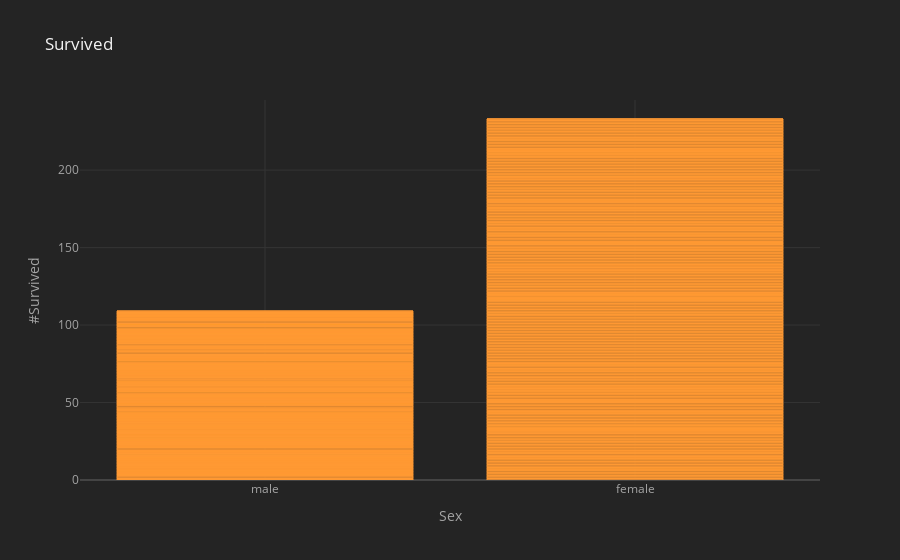

Notebook cell for this chart:
### Code cell
titanic.iplot(kind='bar',x='sex',y='survived',title='Survived',xTitle='Sex',yTitle='#Survived')

### Figure 1 — Plotly figure (JSON) as saved in the notebook; plotly's stock layout.template omitted (floating-point values rounded to 4 significant figures; data arrays with more than 128 entries replaced by an {"elided": "..."} marker saying what was removed)
{"data": [{"marker": {"color": "rgba(255, 153, 51, 0.6)", "line": {"color": "rgba(255, 153, 51, 1.0)", "width": 1}}, "name": "survived", "orientation": "v", "text": "", "type": "bar", "x": {"elided": "891 str values"}, "y": {"elided": "891 int values"}}], "layout": {"legend": {"bgcolor": "#242424", "font": {"color": "#F4F4F4"}}, "paper_bgcolor": "#242424", "plot_bgcolor": "#242424", "title": {"font": {"color": "#F4F4F4"}, "text": "Survived"}, "xaxis": {"gridcolor": "#343434", "showgrid": true, "tickfont": {"color": "#A4A4A4"}, "title": {"font": {"color": "#A4A4A4"}, "text": "Sex"}, "zerolinecolor": "#444444"}, "yaxis": {"gridcolor": "#343434", "showgrid": true, "tickfont": {"color": "#A4A4A4"}, "title": {"font": {"color": "#A4A4A4"}, "text": "#Survived"}, "zerolinecolor": "#444444"}}}
